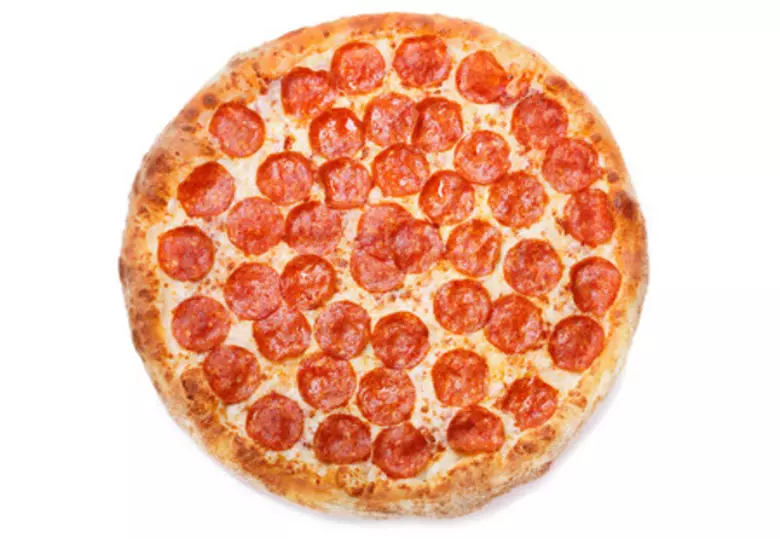
#> input picture assesment_CV/food.jpg, 780 x 539 px
$ jupyter execute B_3.ipynb
#> lines starting #> are read from the running program, lines starting #| are printed output that depends on the picture; after the words box and inside, x2 and y2 are one past the last pixel; in counts of white or black regions, pixels touching at a corner belong together
[cell 1]
import cv2
import sys

# Step 1: Load the image
image = cv2.imread("food.jpg")
#> image is the input picture: shape (539, 780, 3); mean B, G, R 170.3, 192.7, 240.6

if image is None:
    print("Error: Image not found. Please check the file path.")
    sys.exit()

[cell 2]
h , w = image.shape[:2]
#> h = 539; w = 780

[cell 3]
#rotate 90 degree

center  = (w//2 , h//2)
#> center = (390, 269)
angle = -90
scale = 1

M = cv2.getRotationMatrix2D(center, angle, scale)
rotated = cv2.warpAffine(image , M , (w , h))
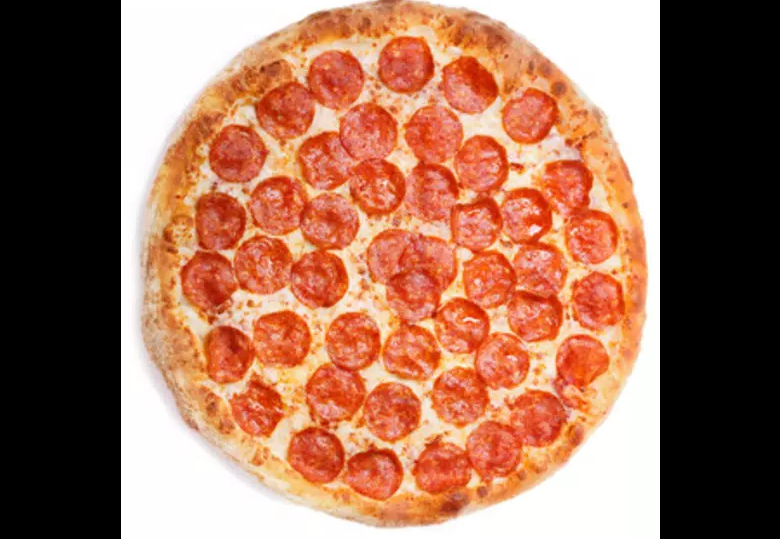
#> rotated: shape (539, 780, 3); mean B, G, R 91.6, 114, 161.8

cv2.imshow("Step 1 - Rotated", rotated)

[cell 4]
#crop lower-right
rh, rw = rotated.shape[:2]
#> rh = 539; rw = 780
cropped = rotated[rh//2:rh, rw//2:rw]
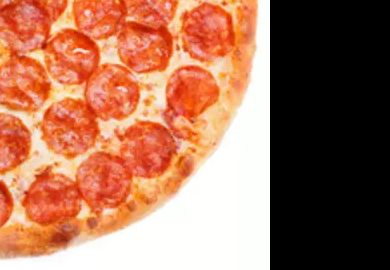
#> cropped: shape (270, 390, 3); mean B, G, R 89.6, 113.6, 165.6

cv2.imshow("Step 2 - Cropped (Lower-Right)", cropped)

[cell 5]
#flip
flipped = cv2.flip(cropped, 1)
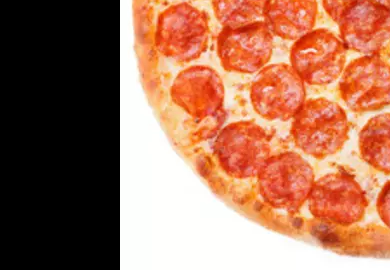
#> flipped: shape (270, 390, 3); mean B, G, R 89.6, 113.6, 165.6

cv2.imshow("Step 3 - Flipped", flipped)

cv2.waitKey(0)
cv2.destroyAllWindows()

[cell 6]
#gaussian blur before edge detection

blurred = cv2.GaussianBlur(flipped, (5, 5), sigmaX=0)

[cell 7]
#canny edge detection
edges = cv2.Canny(blurred, 50, 150)
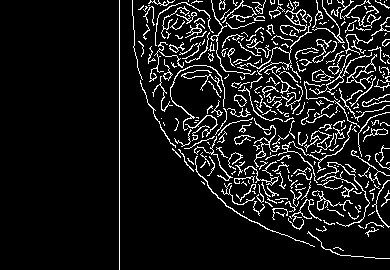
#> edges: shape (270, 390); 9.9% white in thin lines or dots, all inside (x1, y1, x2, y2) = (119, 0, 390, 270)

$ run again, with Data-science-sessions/deepfake-detector/model/00125.jpg copied over assesment_CV/food.jpg
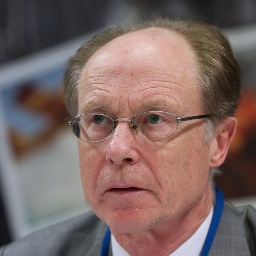
#> input picture Data-science-sessions/deepfake-detector/model/00125.jpg, 256 x 256 px
#> image is the input picture: shape (256, 256, 3); mean B, G, R 98.5, 102.2, 123.5
#> `flipped = cv2.flip(cropped, 1)`:
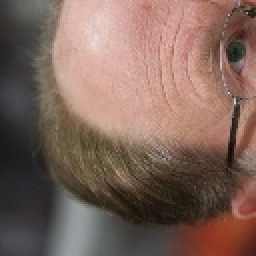
#> flipped: shape (128, 128, 3) (shown 2 times larger); mean B, G, R 91, 101.6, 126.9
#> `edges = cv2.Canny(blurred, 50, 150)`:
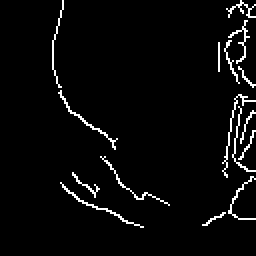
#> edges: shape (128, 128) (shown 2 times larger); 3.6% white in thin lines or dots, all inside (x1, y1, x2, y2) = (26, 0, 128, 114)
